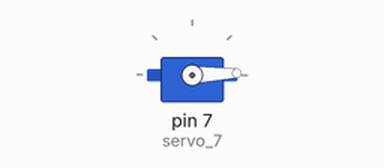
Recording of a sketch running on a simulated Arduino Uno, built with avr-gcc and run on an emulated ATmega328P. Parts: servo.

Above: at 0.05 s.
At 2.0 s:
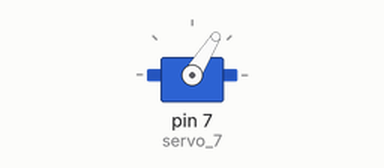
At 4.0 s:
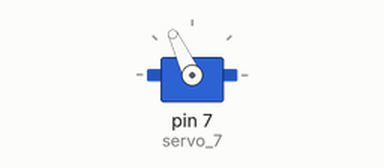
At 7.95 s:
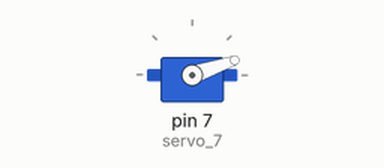
Timing chart, 0 to 10.6 s (numbered marks = the images above):
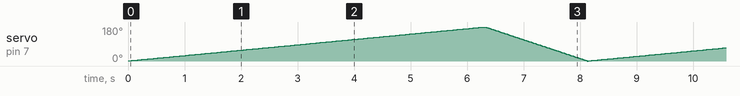

The sketch:

Micro_Servo.ino
```cpp
#include <Servo.h>


Servo servo_7;


int i;

void setup() {
  servo_7.attach(7);


}

void loop() {
    for (i = 1; i <= 180; i++) {
      servo_7.write(i);
      delay(35);
    }
    for (i = 180; i >= 0; i--) {
      servo_7.write(i);
      delay(10);
    }

}
```
